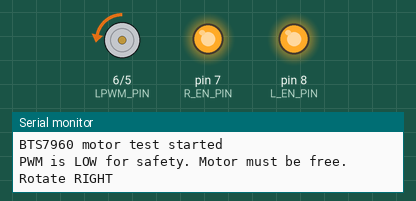
This sketch was run on a simulated Arduino Uno, built with avr-gcc and run on an emulated ATmega328P. Parts: motor-driver pin pairs drawn as motors (green arrow = first pin HIGH = forward, orange = second pin HIGH = backward, longer = more drive), output pins drawn as LEDs (lit = HIGH), the last lines printed to the serial monitor.

Above: at 2.0 s.
At 6.0 s:
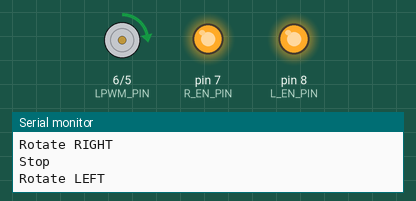
Timing chart, 0 to 11.4 s (numbered marks = the images above):
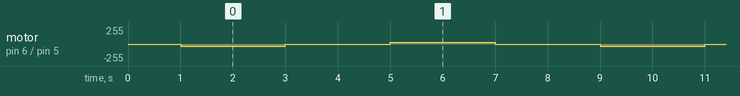

The sketch:

safe_motor_test.ino
```cpp
// ===== BTS7960 Safe Motor Test =====
// Pin mapping based on your driver labeling

const int RPWM_PIN = 5;   // RPWM
const int LPWM_PIN = 6;   // LPWM
const int R_EN_PIN = 7;   // R_EN
const int L_EN_PIN = 8;   // L_EN

const int PWM_TEST = 30;  // Start LOW (20–40 is safe)

void stopMotor() {
  analogWrite(RPWM_PIN, 0);
  analogWrite(LPWM_PIN, 0);
}

void setup() {
  Serial.begin(115200);

  pinMode(RPWM_PIN, OUTPUT);
  pinMode(LPWM_PIN, OUTPUT);
  pinMode(R_EN_PIN, OUTPUT);
  pinMode(L_EN_PIN, OUTPUT);

  // Enable both directions
  digitalWrite(R_EN_PIN, HIGH);
  digitalWrite(L_EN_PIN, HIGH);

  stopMotor();

  Serial.println("BTS7960 motor test started");
  Serial.println("PWM is LOW for safety. Motor must be free.");
  delay(1000);
}

void loop() {
  // Rotate one direction
  Serial.println("Rotate RIGHT");
  analogWrite(RPWM_PIN, PWM_TEST);
  analogWrite(LPWM_PIN, 0);
  delay(2000);

  // Stop
  Serial.println("Stop");
  stopMotor();
  delay(2000);

  // Rotate other direction
  Serial.println("Rotate LEFT");
  analogWrite(RPWM_PIN, 0);
  analogWrite(LPWM_PIN, PWM_TEST);
  delay(2000);

  // Stop
  Serial.println("Stop");
  stopMotor();
  delay(2000);
}
```

Measured:
- by itself, motor on pin 6 (LPWM_PIN) / pin 5 (RPWM_PIN): repeats every 8.0 s: stopped 2.0 s, forward 30/255 2.0 s, stopped 2.0 s, backward 30/255 2.0 s
